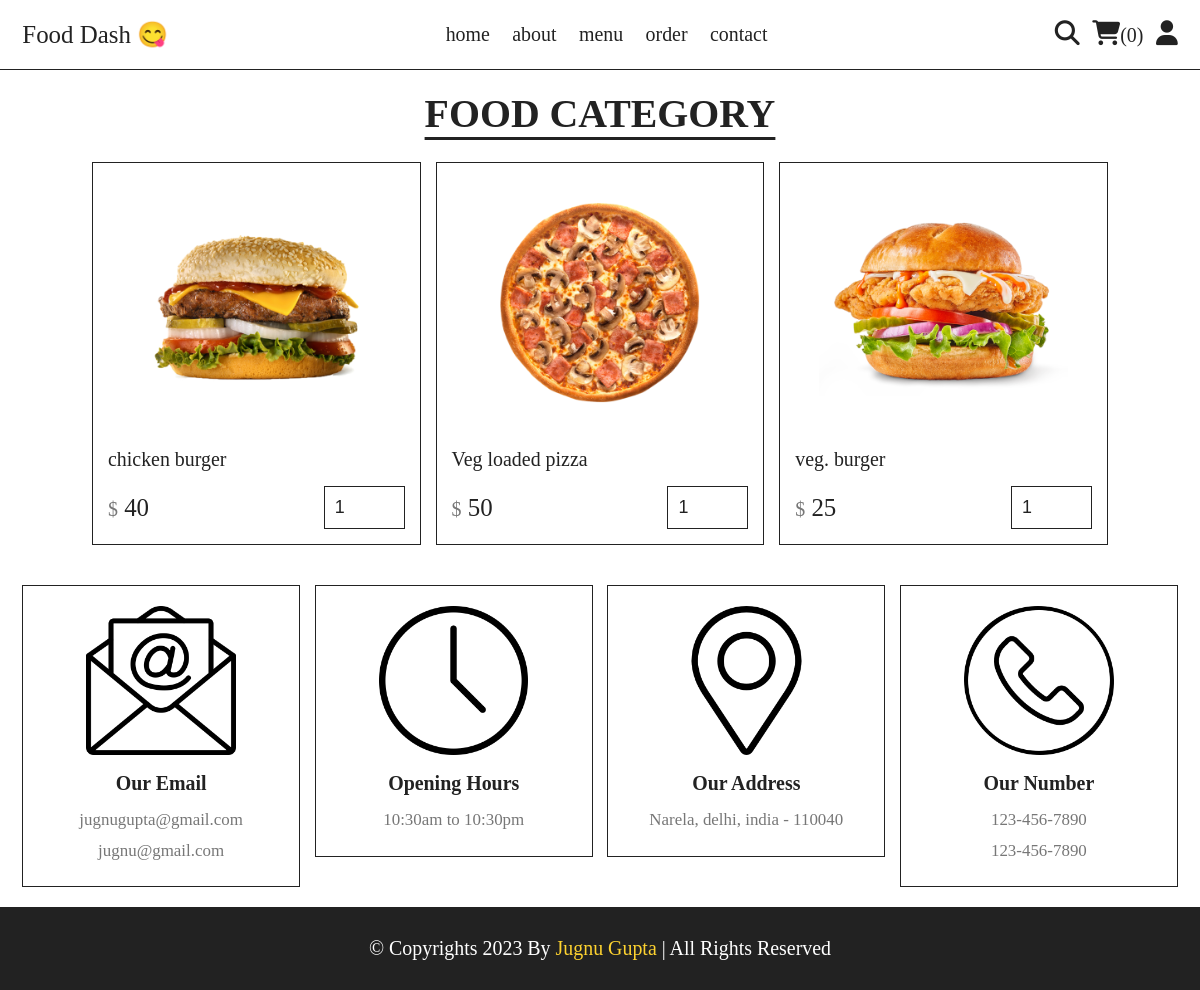
/category.php?category=fast food (signed in), run on the app's committed database.
### tables this page shows
CREATE TABLE `products` (
  `id` int(100) NOT NULL,
  `name` varchar(100) NOT NULL,
  `category` varchar(100) NOT NULL,
  `price` int(10) NOT NULL,
  `image` varchar(100) NOT NULL
);

### category.php (the view, shortened to what this page needs)
<?php
    include('components/connection.php');
?>
<!DOCTYPE html>
<html lang="en">
<head>
    <link rel="stylesheet" href="https://cdn.jsdelivr.net/npm/swiper@11/swiper-bundle.min.css" />
    <link rel="stylesheet" href="./CSS/style.css">
</head>
<body>
    <?php include('components/user_header.php'); ?>
    <section class="products">
        <h1 class="title">Food Category</h1>
        <div class="box-container">
            <?php
                $category = $_GET['category'];
                $sql = "SELECT * FROM `products` where category = '$category';";
                $select_products = mysqli_query($conn, $sql);
                $fetch_products = mysqli_fetch_all($select_products, MYSQLI_ASSOC);
                if(count($fetch_products) > 0){
                    for ($i = 0; $i < count($fetch_products); $i++) {
            ?>
            <form action="" method="post" class="box">
                <img src="uploaded_img/<?= $fetch_products[$i]['image']; ?>" alt="">
                <div class="name"><?= $fetch_products[$i]['name']; ?></div>
                <div class="flex">
                    <div class="price"><span>$</span>
                        <?= $fetch_products[$i]['price']; ?>
                    </div>
                    <input type="number" name="qty" class="qty" min="1" max="99" value="1" maxlength="2">
                </div>
            </form>
            <?php
                }
            }else{
                    echo '<p class="empty">no products added yet!</p>';
                }
            ?>
        </div>
    </section>
        <?php include('components/footer.php'); ?>
</body>
</html>

### CSS/style.css (style rules this page uses)
*, *::before, *::after { padding: 0px; margin: 0px; box-sizing: border-box; border:none; outline: none; text-decoration: none; }
:root { --yellow: #fed330; --red: #e74c3c; --white: #fff; --black:#222; --light-color:#777; --border:.2rem solid var(--black); }
html { font-size: 62.25%; overflow-x: hidden; scroll-behavior: smooth; stop-opacity: 7rem; }
section { margin: 0 auto; max-width: 120rem; padding: 2rem; }
.title { text-align: center; margin-bottom: 2.5rem; font-size: 4rem; color: var(--black); text-transform: uppercase; text-decoration: underline; text-underline-offset: 1rem; }
.products .box-container { display: grid; grid-template-columns: repeat(auto-fill, 33rem); justify-content: center; align-items: flex-start; gap: 1.5rem; }
.products .box-container .box { border: var(--border); padding: 1.5rem; position: relative; overflow: hidden; }
.products .box-container .box img { height: 25rem; width: 100%; object-fit: contain; margin-bottom: 1rem; }
.products .box-container .box .name { font-size: 2rem; color: var(--black); margin: 1rem 0rem; }
.products .box-container .box .flex { display: flex; align-items: center; gap: 1rem; margin-top: 1.5rem; }
.products .box-container .box .flex .price { margin-right: auto; font-size: 2.5rem; color: var(--black); }
.products .box-container .box .flex .price span { color: var(--light-color); font-size: 2rem; }
.products .box-container .box .flex .qty { padding: 1rem; border: var(--border); font-size: 1.8rem; color: var(--black); }

### data on the page
products: image (picture), name "chicken burger", price "40"
products: image (picture), name "Veg loaded pizza", price "50"
products: image (picture), name "veg. burger", price "25"

### other printed values
$total_user_cart_items "0"
